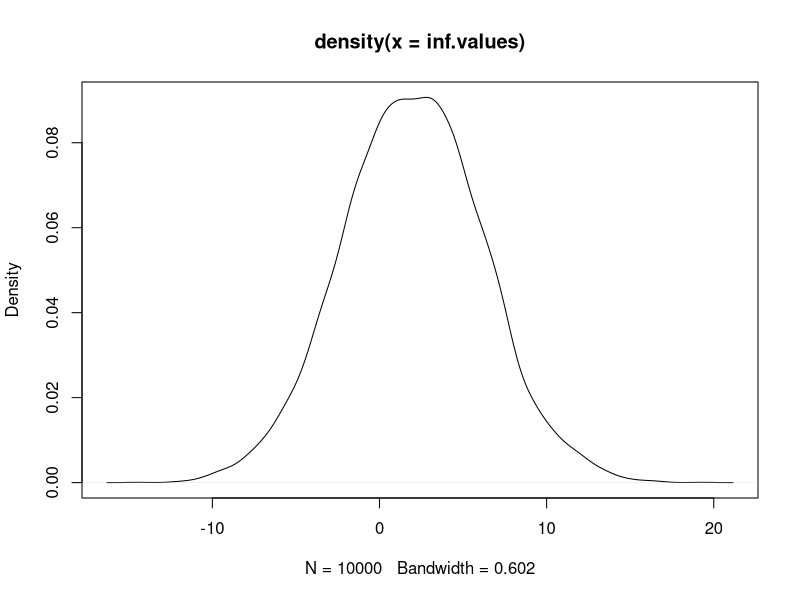
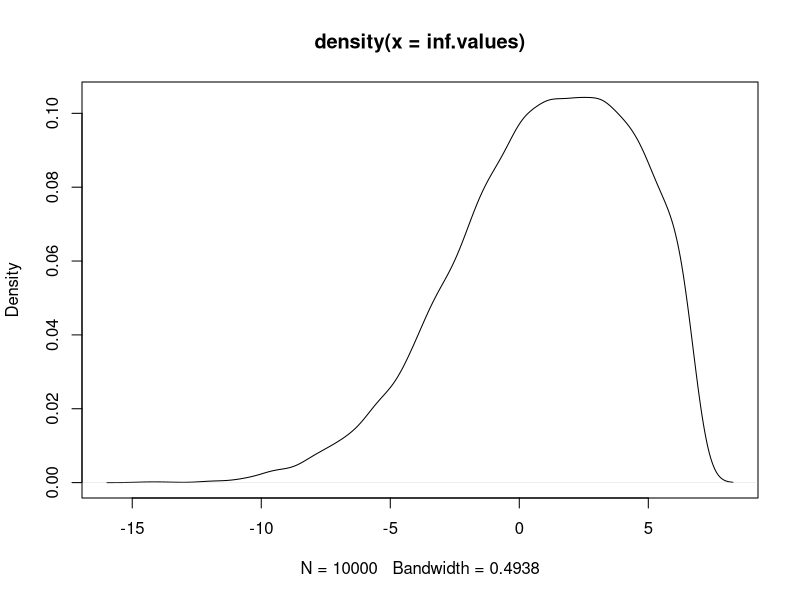

These figures' R source, in order:
# Take a draw from the posterior of beta
b <- rnorm(1, mean=1.0, sd=sqrt(0.5))

# Now calculate inflation conditional on ffr=10%.
inf <- 8 - b*(10-4)
b
inf

set.seed(100)
inf.values <- replicate(10000, {
  b <- rnorm(1, mean=1.0, sd=sqrt(0.5))
  8 - b*(10-4)
})
# 10,000 draws from posterior distribution of inflation
mean(inf.values)
sd(inf.values)
plot(density(inf.values))
# Probability of deflation?
mean(inf.values < 0)
# 32% chance of deflation
mean(inf.values > 5)

# What if ffr = 12%?
set.seed(100)
inf.values <- replicate(10000, {
  b <- rnorm(1, mean=1.0, sd=sqrt(0.5))
  8 - b*(12-4)
})
mean(inf.values < 0)
mean(inf.values > 5)
# Rule out beta < 0.2
# Prior distribution for beta
# Modify the simulation to account for this
set.seed(100)
# Simulate from the posterior distribution of inflation
# when we have an informative prior distribution
inf.values <- replicate(10000, {
  b <- -5
  while (b < 0.2) {
    b <- rnorm(1, mean=1.0, sd=sqrt(0.5))
  }
  8 - b*(10-4)
})
mean(inf.values < 0)
mean(inf.values > 5)
plot(density(inf.values))









